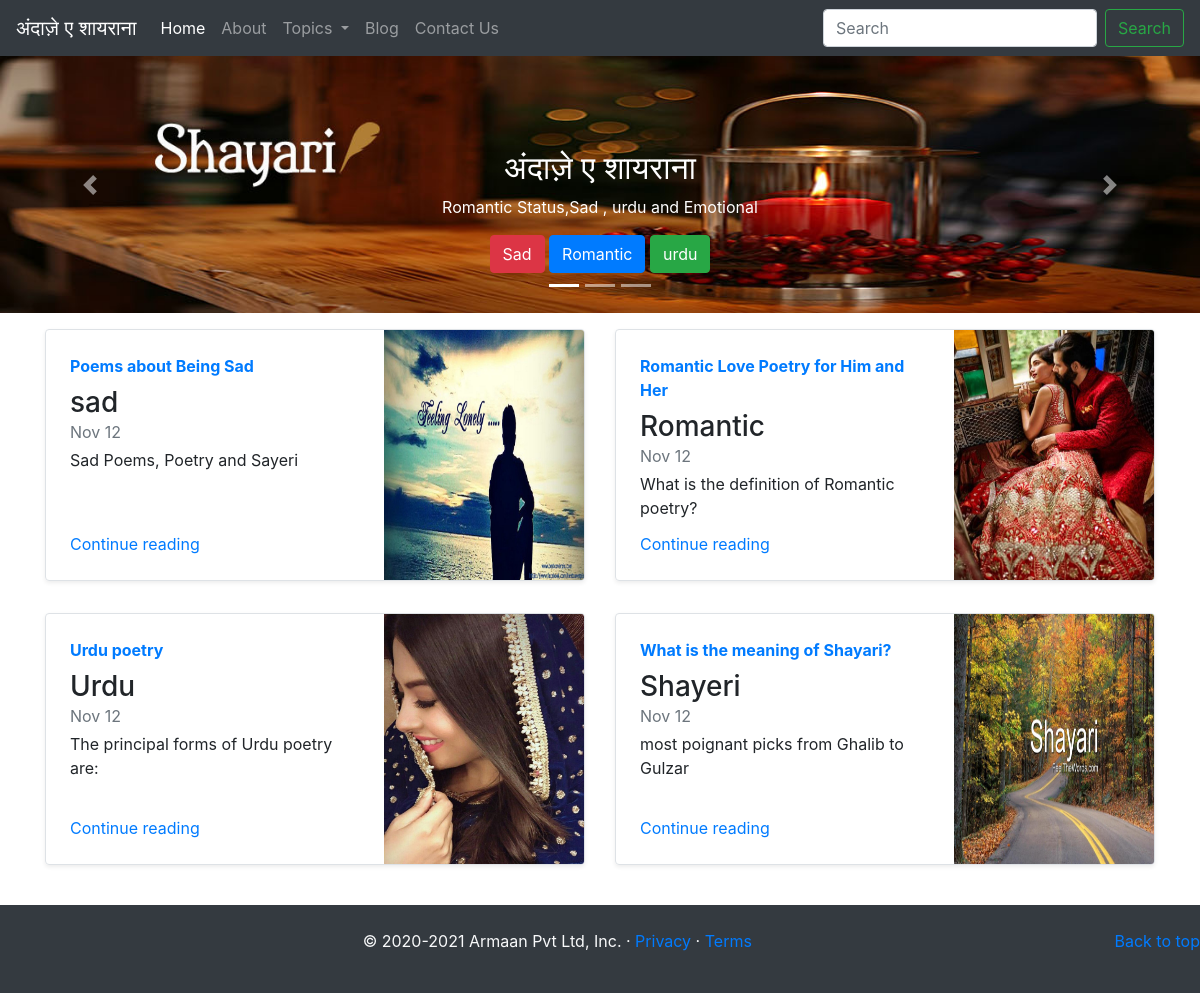
Screenshot of /blog/ with the database file from the repository.
### blog/models.py (models this page shows)
class Blogpost(models.Model):
    post_id = models.AutoField(primary_key=True)
    title = models.CharField(max_length=5000)
    head0 = models.CharField(max_length=500,default="")
    c_head0 = models.CharField(max_length=5000,default="")
    head1 = models.CharField(max_length=500,default="")
    c_head1 = models.CharField(max_length=5000,default="")
    head2 = models.CharField(max_length=500,default="")
    c_head2 = models.CharField(max_length=5000,default="")
    pub_date = models.DateField()
    thumbnail = models.ImageField(upload_to='blog/img')
    def __str__(self):
        return self.title

### blog/views.py (the view)
# urls.py: path('', views.index, name='blogHome'),
def index(request):
    mypost = Blogpost.objects.all()
    print(mypost)
    return render(request,'blog/index.html',{'mypost':mypost})

### blog/templates/blog/index.html
{% extends 'blog/base.html' %}
{% block body %}
<div class="container mt-3">
  <div class="row my-2">
    {% for item in mypost %}
    <div class="col-md-6">
      <div class="row no-gutters border rounded overflow-hidden flex-md-row mb-4 shadow-sm h-md-250 position-relative">
        <div class="col p-4 d-flex flex-column position-static">
          <strong class="d-inline-block mb-2 text-primary">{{item.head0}}</strong>
          <h3 class="mb-0">{{item.title}}</h3>
          <div class="mb-1 text-muted">Nov 12</div>
          <p class="card-text mb-auto">{{item.head1}}</p>
          <a href="blogpost/{{item.post_id}}" class="stretched-link">Continue reading</a>
        </div>
        <div class="col-auto d-none d-lg-block">
          <img src="/media/{{item.thumbnail}}" class="bd-placeholder-img" width="200" height="250"  aria-label="Placeholder: Thumbnail"/>
        </div>
      </div>
    </div>
    {% if forloop.counter|divisibleby:2 %}
  </div><div class="row my-2">
  {% endif %}
  {% endfor %}
  </div>
</div>
{% endblock body %}

### blog/templates/blog/base.html (shortened to what this page needs)
<!doctype html>
<html lang="en">
<head>
    <link rel="stylesheet" href="https://stackpath.bootstrapcdn.com/bootstrap/4.4.1/css/bootstrap.min.css"
>
</head>
<body>
    <nav class="navbar navbar-expand-lg navbar-dark bg-dark">
        <a class="navbar-brand" href="#">अंदाज़े ए शायराना</a>
        <div class="collapse navbar-collapse" id="navbarSupportedContent">
            <ul class="navbar-nav mr-auto">
                <li class="nav-item active">
                    <a class="nav-link" href='/'>Home <span class="sr-only">(current)</span></a>
                </li>
                <li class="nav-item">
                    <a class="nav-link" href="/about">About</a>
                </li>
                <li class="nav-item dropdown">
                    <a class="nav-link dropdown-toggle" href="#" id="navbarDropdown" role="button"
                        data-toggle="dropdown" aria-haspopup="true" aria-expanded="false">
                        Topics
                    </a>
                </li>
                <li class="nav-item">
                    <a class="nav-link" href="/blog">Blog</a>
                </li>
                <li class="nav-item">
                    <a class="nav-link" href="/contact">Contact Us</a>
                </li>
            </ul>
            <form class="form-inline my-2 my-lg-0">
                <input class="form-control mr-sm-2" type="search" placeholder="Search" aria-label="Search">
                <button class="btn btn-outline-success my-2 my-sm-0" type="submit">Search</button>
            </form>
        </div>
    </nav>
    <div id="carouselExampleCaptions" class="carousel slide carousel-fade" data-ride="carousel">
        <ol class="carousel-indicators">
            <li data-target="#carouselExampleCaptions" data-slide-to="0" class="active"></li>
            <li data-target="#carouselExampleCaptions" data-slide-to="1"></li>
            <li data-target="#carouselExampleCaptions" data-slide-to="2"></li>
        </ol>
        <div class="carousel-inner">
            <div class="carousel-item active">
               {% block img %}
                <img src="../static/img/3.jpg" class="d-block w-100" alt="...">
                {% endblock img %}
                <div class="carousel-caption d-none d-md-block">
                    <h2>अंदाज़े ए शायराना </h2>
                    <p>Romantic Status,Sad , urdu and Emotional</p>
                    <button class="btn btn-danger">Sad</button>
                    <button class="btn btn-primary">Romantic</button>
                    <button class="btn btn-success">urdu</button>
                </div>
            </div>
        </div>
        <a class="carousel-control-prev" href="#carouselExampleCaptions" role="button" data-slide="prev">
            <span class="carousel-control-prev-icon" aria-hidden="true"></span>
        </a>
        <a class="carousel-control-next" href="#carouselExampleCaptions" role="button" data-slide="next">
            <span class="carousel-control-next-icon" aria-hidden="true"></span>
        </a>
    </div>
    {% block body %}
    {% endblock body %}
    <footer class=" bg-dark py-md-4">
        <p class="float-right "><a href="#">Back to top</a></p>
        <p class="text-center text-light">© 2020-2021 Armaan Pvt Ltd, Inc. · <a href="#">Privacy</a> · <a
                href="#">Terms</a></p>
    </footer>
</body>
</html>

### rows the page displays
Blogpost: head0 "Poems about Being Sad", title "sad", head1 "Sad Poems, Poetry and Sayeri", thumbnail (picture)
Blogpost: head0 "Romantic Love Poetry for Him and Her", title "Romantic", head1 "What is the definition of Romantic poetry?", thumbnail (picture)
Blogpost: head0 "Urdu poetry", title "Urdu", head1 "The principal forms of Urdu poetry are:", thumbnail (picture)
Blogpost: head0 "What is the meaning of Shayari?", title "Shayeri", head1 "most poignant picks from Ghalib to Gulzar", thumbnail (picture)
